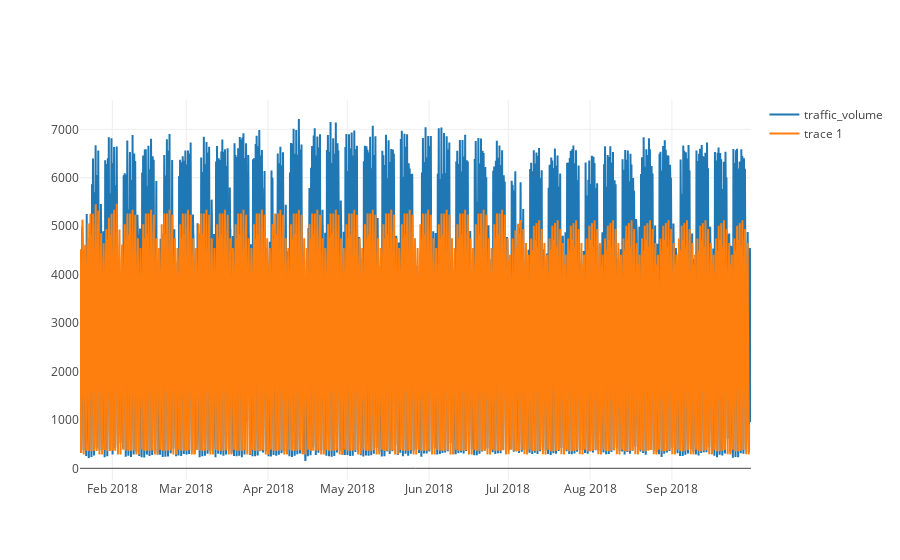

Notebook source saved alongside this figure:
### Code cell
plotting.plot_multiple_ts(ts_test, ts_pred)

### Figure 1 — Plotly figure (JSON) as saved in the notebook; plotly's stock layout.template omitted (floating-point values rounded to 4 significant figures; data arrays with more than 128 entries replaced by an {"elided": "..."} marker saying what was removed)
{"data": [{"name": "traffic_volume", "type": "scatter", "uid": "369429ad-2301-4b8c-9b58-41fe266b3523", "x": {"elided": "6084 str values"}, "y": {"elided": "6084 int values"}}, {"type": "scatter", "uid": "000cb23e-1d46-4454-9f12-c6e1d6856315", "x": {"elided": "6084 str values"}, "y": {"elided": "6084 float values"}}], "layout": {}}
